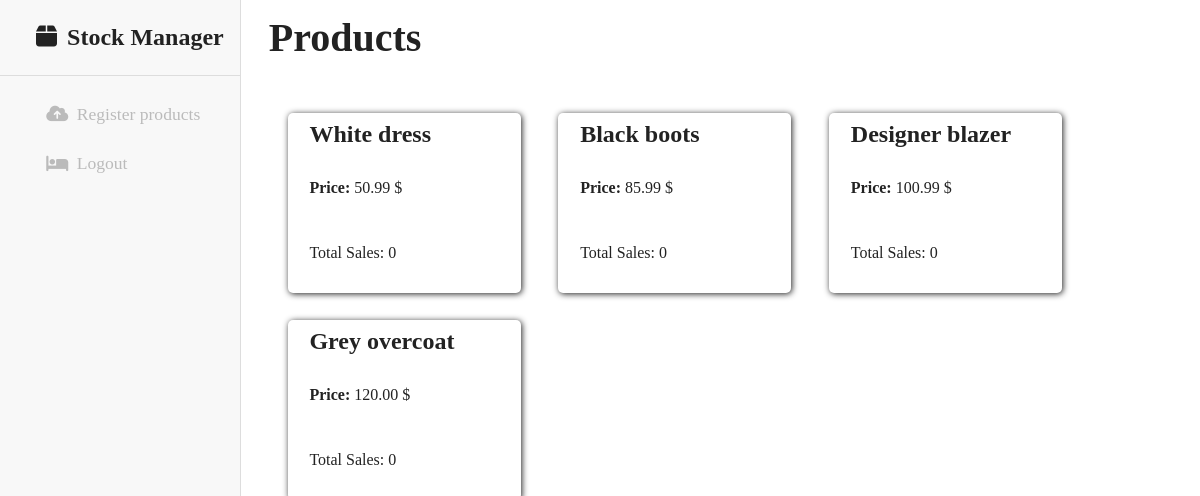
The app's page /products/1 (signed in) with its own data.
### Stocks/models.py (models this page shows, shortened)
class product(models.Model):
    name = models.CharField(max_length=50)
    price = models.DecimalField(max_digits=6, decimal_places=2)
    description = models.CharField(max_length=100)
    on_sale = models.BooleanField(default=False)
    owner = models.ForeignKey(CustomUser, on_delete=models.CASCADE, default=1)

### Stocks/views.py (the view)
# urls.py: path('products/<int:user_id>', views.products, name='products'),
@login_required
def products(request, user_id):
    currentProducts = product.objects.all().filter(owner=user_id)
    context = {
            'user': request.user,
            'form': CreateProductForm,
            'products': currentProducts,
        }
    return render(request, 'Stocks/products.html', context)

### Stocks/templates/Stocks/products.html (shortened to what this page needs)
{% load static %}
<!DOCTYPE html>
<html lang="en">
<head>
    <link rel="stylesheet" href="{% static 'styles.css' %}">
</head>
<body>
    <nav id="navbar">
        <h1 class="nav-title"><a href="/"><i class="fa-solid fa-box"></i> Stock Manager</a></h1>
        <ul>
            <li><a id="show-form" onclick="showForm()"><i class="fa-solid fa-cloud-arrow-up"></i> Register products</a></li>
            <li>
                <a href="{% url 'user_logout' %}" class="logout_button dropdown-item">
                <i class="fa-solid fa-bed"></i> Logout</a>
            </li>
        </ul>
    </nav>
    <div class="dashboard">
        <p class="page">Products</p>
        <div class="container">
            {% for product in products %}
                <div class="card">
                    <h2 class="product-name">{{product.name}}</h2>
                    <p><strong>Price: </strong>{{product.price}} $</p>
                    <p>Total Sales: 0</p>
                </div>
            {% endfor %}
        </div>
    </div>
</body>
</html>

### Stocks/static/styles.css (style rules this page uses)
html, body { width: 100%; min-height: 100%; font-family:'Franklin Gothic Medium'; display: flex; margin: 0; color: #222; }
#navbar { display: flex; background-color: rgba(248, 248, 248, 1); max-width: 300px; width: 20vw; min-height: 100%; flex-direction: column; margin: 0; overflow: hidden; outline: 1px #ddd solid; }
.nav-title { margin: 0; outline: 1px #ddd solid; padding: 10% 0 10% 15%; }
a { text-decoration: none; color: #222; cursor: pointer; }
ul { display: flex; flex-direction: column; width: 100%; max-width: 300px; margin: 10% 0 0 0; padding: 0; }
i { margin-right: 2%; }
li { list-style: none; font-size: 1.1rem; padding: 2% 0 10% 15%; }
li a { color: #bbb; padding: 5%; border-radius: 5px; }
.dashboard { flex: 1; display: flex; width: 80vw; min-height: 100%; flex-direction: column; overflow: auto; flex-grow: 1; }
.page { margin: 1.5% 5%; font-size: 2.5rem; font-weight: bold; max-height: 12%; padding: 1.5% 0 2% 3%; margin: 0; }
.container { height: fit-content; display: grid; grid-template-columns: repeat(3, 30%); padding: 2% 3%; place-items: center; overflow-y: scroll; }
.card { padding: 3% 8% 8% 8%; display: flex; flex-direction: column; justify-content: start; width: 70%; gap: 15px; max-height: 150px; height: fit-content; border: none; border-radius: 5px; box-shadow: 1px 1px 6px #222; margin: 5% 3%; }
h2 { margin: 0; }

### records on screen
product: name "White dress", price "50.99"
product: name "Black boots", price "85.99"
product: name "Designer blazer", price "100.99"
product: name "Grey overcoat", price "120.00"
